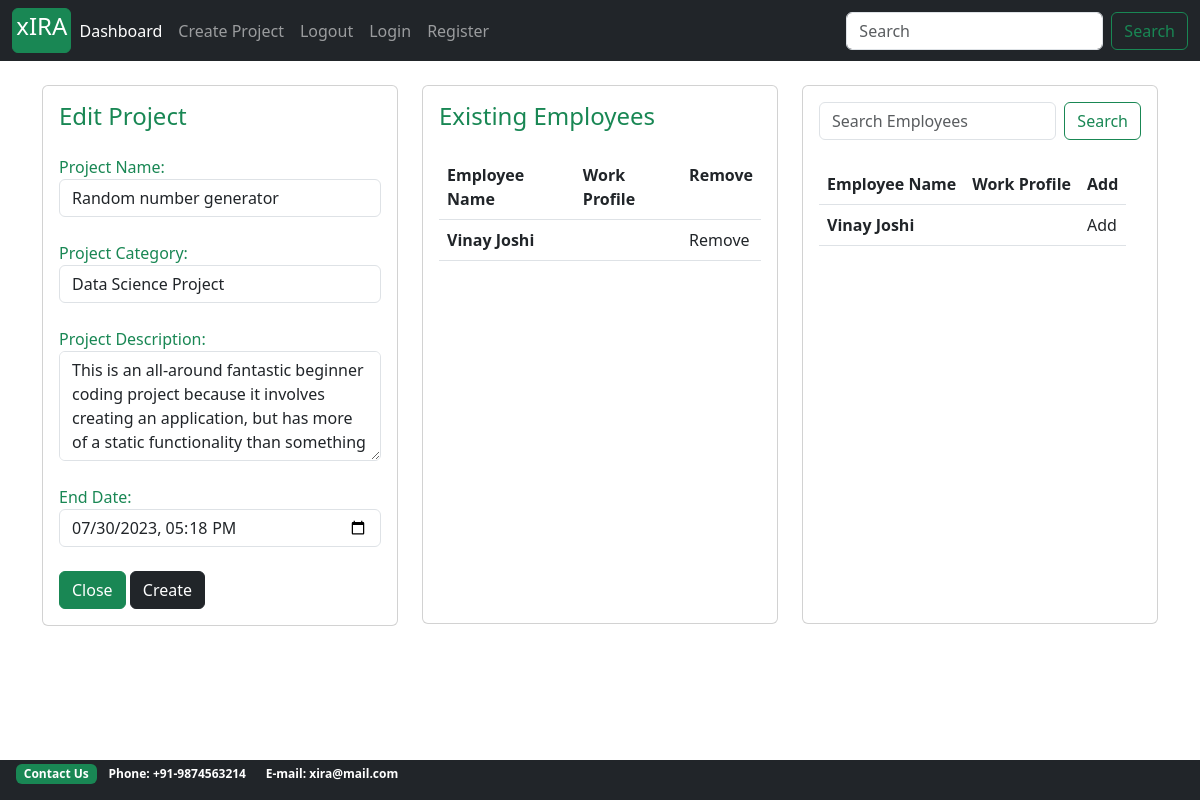
Before: /project/edit_project/24/ with the older database file.
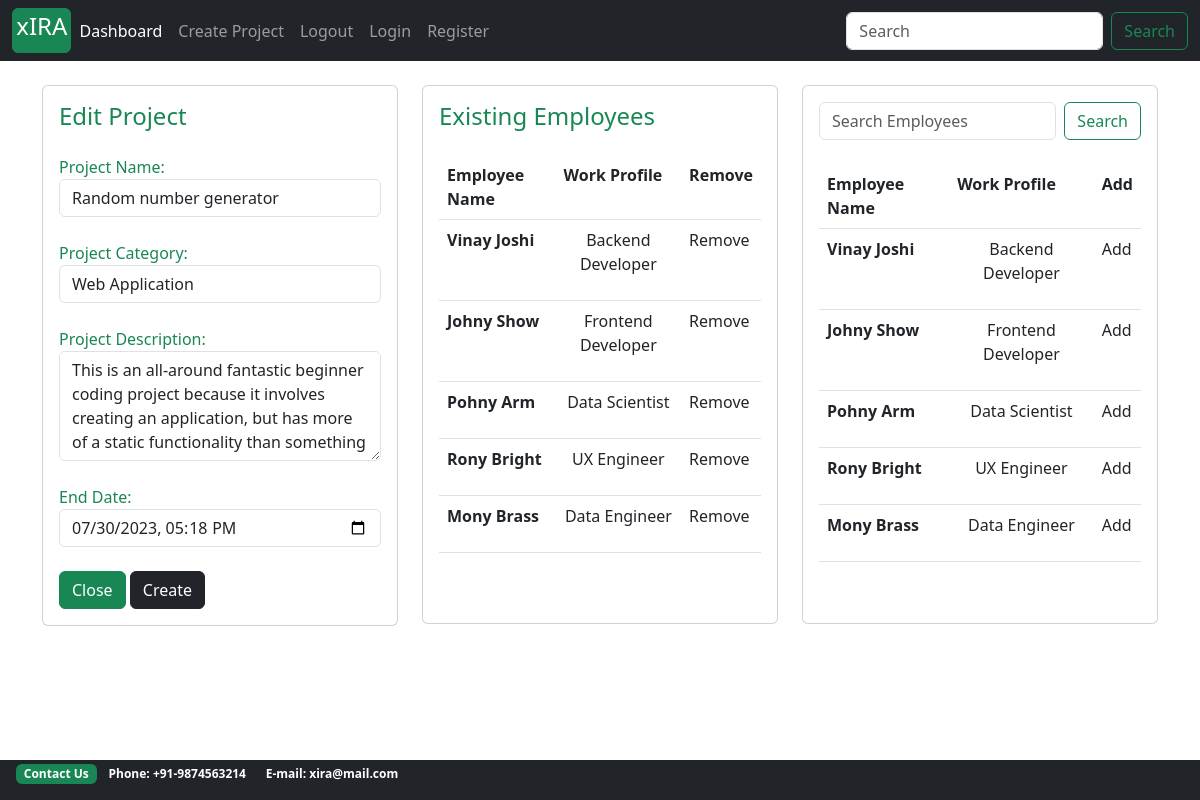
After: the same page with the newer database file.
### projects/models.py (models this page shows, shortened)
class Project(models.Model):
    project_name         = models.CharField(max_length=30)
    project_description  = models.TextField(max_length=600, blank=True)
    project_category     = models.CharField(max_length=30, choices=choices)
    project_manager      =  models.ForeignKey(ProjectManager, on_delete=models.SET_NULL, null=True)
    assignees            =  models.ManyToManyField(Account)
    start_date           = models.DateTimeField(auto_now_add=True)
    estimated_end_date   = models.DateTimeField()

### accounts/models.py (models this page shows, shortened)
class Account(AbstractBaseUser):
    first_name           = models.CharField(max_length=50)
    last_name            = models.CharField(max_length=50)
    work_email           = models.EmailField(max_length=100, unique=True)
    contact_number       = models.CharField(max_length=50)
    work_profile         = models.CharField(max_length=30, choices=choices)
    date_joined     = models.DateTimeField(auto_now_add=True)
    last_login      = models.DateTimeField(auto_now_add=True)
    is_admin        = models.BooleanField(default=False)
    is_staff        = models.BooleanField(default=False)
    is_active        = models.BooleanField(default=False)
    is_superadmin        = models.BooleanField(default=False)
    USERNAME_FIELD = 'work_email'
    REQUIRED_FIELDS = ['first_name', 'last_name']
    objects = MyAccountManager()
    def __str__(self):
        return f'{self.first_name} {self.last_name}'

### projects/views.py (the view, shortened to what this page needs)
# urls.py: path('edit_project/<int:pk>/', views.edit_project, name='edit_project'),
def edit_project(request, pk):
    project = get_object_or_404(Project, id=pk)
    form = ProjectCreationForm(instance=project)
    context = {
        'project_form': form,
        'project': project,
    }
    return render(request, 'edit_project.html', context)

### projects/forms.py
class ProjectCreationForm(forms.ModelForm):
    class Meta:
        model = Project
        fields = ('project_name', 'project_category', 'project_description', 'estimated_end_date')
        widgets = {
            'project_name': forms.TextInput(attrs={'class': 'form-control',  }),
            'project_category': forms.Select(attrs={'class': 'form-control', }),
            'project_description': forms.Textarea(attrs={'class': 'form-control', 'rows':4, 'cols':15}),
        }

### projects/context_processors.py (called while the page is built)
def create_project_form(request):
    form = ProjectCreationForm()
    context = {
        'project_creation_form': form
    }
    return context

### templates/edit_project.html (shortened to what this page needs)
{% extends 'base.html' %}
{% block content %}
<section class="section-content padding-y">
<div class="container mt-4">
    <div class="row">
        <div class="col-lg" style="">
            <div class="card h-90">
      <article class="card-body">
		<header class="mb-4 text-success"><h4 class="card-title">Edit Project</h4></header>
        <form action="{% url 'edit_project' project.id %}" method="POST">
      <label class="text-success" for="">Project Name:</label>
      <div class="form-row">
        {{project_form.project_name}}
      </div>
       <br>
      <label class="text-success" for="">Project Category:</label>
      <div class="form-row">
        {{project_form.project_category}}
      </div>
      <br>
      <label class="text-success" for="">Project Description:</label>
      <div class="form-group">
          {{project_form.project_description}}
      </div>
      <br>
      <label class="text-success" for="date_field">End Date:</label>
      <div class="form-row">
        <input type="datetime-local"  name="estimated_end_date" class="form-control" required placeholder={{project_form.estimated_end_date}}
      </div>
      <br>
      <button type="button" class="btn btn-success" data-bs-dismiss="modal">Close</button>
      <button type="submit" class="btn btn-dark">Create</button>
</form>
</article>
</div>
</div>
<div class="col-lg" style="">
<div class="card h-90">
    <div class="card-body ">
        <header class="mb-4 text-success"><h4 class="card-title">Existing Employees</h4></header>
    <table class="table" style="position: relative;height: 436px;overflow: auto;display: block;">
    <tr>
    <th>Employee Name</th>
    <th>Work Profile </th>
    <th>Remove</th>
  </tr>
          {% for employee in project.assignees.all %}
            <tr>
                <td><strong>{{employee}}</strong></td>
                <td><p class="text-center">{{employee.work_profile}}</p></td>
                <td>Remove</td>
            </tr>
            {% endfor %}
    </table>
    </div>
    </div>
</div>
<div class="col-lg" style="">
<div class="card h-90">
    <div class="card-body">
        <form class="d-flex" role="search">
                <input class="form-control me-2" type="search" placeholder="Search Employees" aria-label="Search">
                <button class="btn btn-outline-success" type="submit">Search</button>
        </form>
        <br>
    <table class="table" style="position: relative;height: 427px;overflow: auto;display: block;">
    <tr>
    <th>Employee Name</th>
    <th>Work Profile </th>
    <th>Add</th>
  </tr>
          {% for employee in project.assignees.all %}
            <tr>
                <td><strong>{{employee}}</strong></td>
                <td><p class="text-center">{{employee.work_profile}}</p></td>
                <td>Add</td>
            </tr>
            {% endfor %}
    </table>
    </div>
    </div>
</div>
</div>
</div>
</section>
{% endblock %}

Changed rows visible on the page:
changed Project "Random number generator": project_category "Data Science Project" → "Web Application"
changed Account "Vinay Joshi": work_profile (not shown) → "Backend Developer"
now on this page (row edited): Account: first_name+last_name "Johny Show", work_profile "Frontend Developer"
added Account: first_name+last_name "Pohny Arm", work_profile "Data Scientist"
added Account: first_name+last_name "Rony Bright", work_profile "UX Engineer"
added Account: first_name+last_name "Mony Brass", work_profile "Data Engineer"
